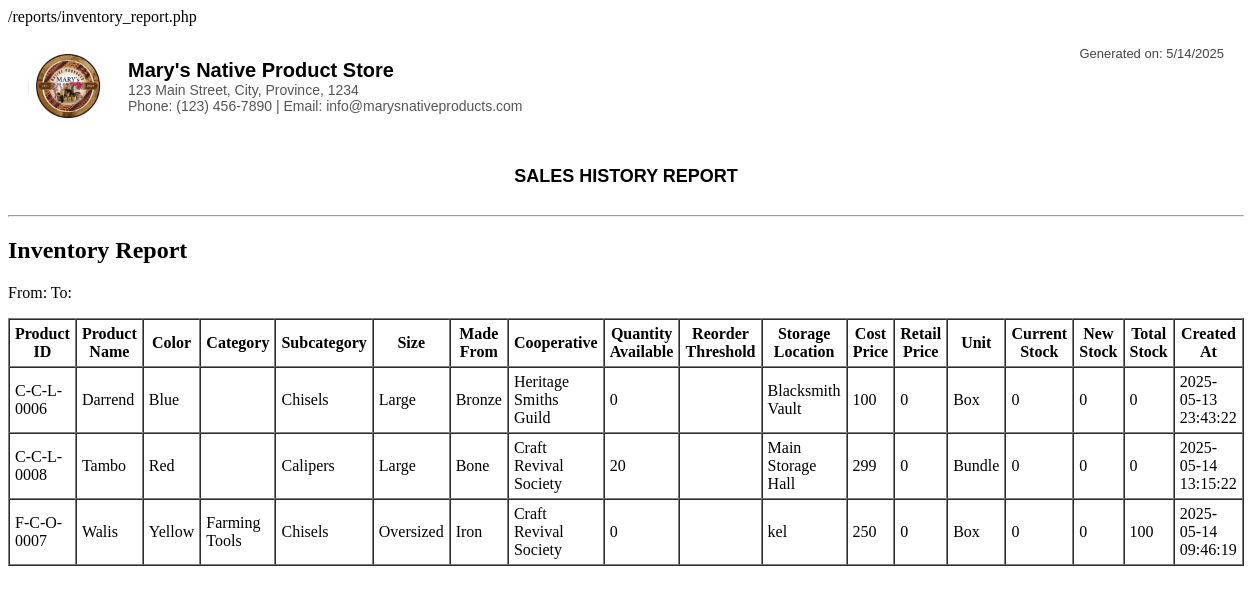
Screenshot of /reports/inventory_report.php (signed in) with the database file from the repository.
### tables this page shows
CREATE TABLE `tblinventory` (
  `inventory_id` int(11) NOT NULL AUTO_INCREMENT,
  `product_id` varchar(128) DEFAULT '',
  `product_name` varchar(128) DEFAULT '',
  `color` varchar(128) DEFAULT '',
  `categoryid` int(11) DEFAULT 0,
  `subcategoryid` int(11) DEFAULT 0,
  `sizesid` int(11) DEFAULT 0,
  `madefromid` int(11) DEFAULT 0,
  `cooperativeid` int(11) DEFAULT 0,
  `qty_available` double DEFAULT 0,
  `reorder_threshold` varchar(128) DEFAULT '',
  `storageid` int(11) DEFAULT 0,
  `cost_price` double DEFAULT 0,
  `retail_price` double DEFAULT 0,
  `unitid` int(11) DEFAULT 0,
  `created_at` timestamp NOT NULL DEFAULT current_timestamp(),
  `current_stock` double DEFAULT 0,
  `current_stock_date` datetime DEFAULT NULL,
  `new_stock` double DEFAULT 0,
  `new_stock_date` datetime DEFAULT NULL,
  `total_stock` double DEFAULT 0,
  PRIMARY KEY (`inventory_id`)
);

CREATE TABLE `tblsubcategory` (
  `subcategoryid` int(11) NOT NULL AUTO_INCREMENT,
  `subcategory` varchar(128) DEFAULT '',
  `is_archived` varchar(128) DEFAULT 'No',
  PRIMARY KEY (`subcategoryid`)
);

CREATE TABLE `tblsizes` (
  `sizesid` int(11) NOT NULL AUTO_INCREMENT,
  `size` varchar(128) DEFAULT '',
  `is_archived` varchar(128) DEFAULT 'No',
  PRIMARY KEY (`sizesid`)
);

CREATE TABLE `tblmadefrom` (
  `madefromid` int(11) NOT NULL AUTO_INCREMENT,
  `madefrom` varchar(128) DEFAULT '',
  `is_archived` varchar(128) DEFAULT 'No',
  PRIMARY KEY (`madefromid`)
);

CREATE TABLE `tblcooperative` (
  `cooperativeid` int(11) NOT NULL AUTO_INCREMENT,
  `cooperative` varchar(128) DEFAULT '',
  `is_archived` varchar(128) DEFAULT 'No',
  PRIMARY KEY (`cooperativeid`)
);

CREATE TABLE `tblstorage` (
  `storageid` int(11) NOT NULL AUTO_INCREMENT,
  `storage` varchar(128) DEFAULT '',
  `is_archived` varchar(128) DEFAULT 'No',
  PRIMARY KEY (`storageid`)
);

CREATE TABLE `tblunit` (
  `unitid` int(11) NOT NULL AUTO_INCREMENT,
  `unit` varchar(128) DEFAULT '',
  `is_archived` varchar(128) DEFAULT 'No',
  PRIMARY KEY (`unitid`)
);

CREATE TABLE `tblcategory` (
  `categoryid` int(11) NOT NULL AUTO_INCREMENT,
  `category` varchar(128) DEFAULT '',
  `is_archived` varchar(128) DEFAULT 'No',
  PRIMARY KEY (`categoryid`)
);

### reports/inventory_report.php (the view, shortened to what this page needs)
<?php
include('../includes/init.php');
include('../header.php');
$from = isset($_GET['from3']) ? mysqli_real_escape_string($db_connection, $_GET['from3']) : '';
$to = isset($_GET['to3']) ? mysqli_real_escape_string($db_connection, $_GET['to3']) : '';
$query = "
    SELECT
        i.product_id,
        i.product_name,
        i.color,
        c.category,
        sc.subcategory,
        s.size,
        mf.madefrom,
        coop.cooperative,
        i.qty_available,
        i.reorder_threshold,
        st.storage,
        i.cost_price,
        i.retail_price,
        u.unit,
        i.current_stock,
        i.new_stock,
        i.total_stock,
        i.inventory_id,
        i.created_at
    FROM tblinventory i
    LEFT JOIN tblcategory c ON i.categoryid = c.categoryid
    LEFT JOIN tblsubcategory sc ON i.subcategoryid = sc.subcategoryid
    LEFT JOIN tblsizes s ON i.sizesid = s.sizesid
    LEFT JOIN tblmadefrom mf ON i.madefromid = mf.madefromid
    LEFT JOIN tblcooperative coop ON i.cooperativeid = coop.cooperativeid
    LEFT JOIN tblstorage st ON i.storageid = st.storageid
    LEFT JOIN tblunit u ON i.unitid = u.unitid
    WHERE 1
";
$query .= " ORDER BY i.product_name ASC";
$result = mysqli_query($db_connection, $query);
?>
<h2>Inventory Report</h2>
<p>From: <?php echo htmlspecialchars($from); ?> To: <?php echo htmlspecialchars($to); ?></p>
<table border="1" cellpadding="5" cellspacing="0">
    <thead>
        <tr>
            <th>Product ID</th>
            <th>Product Name</th>
            <th>Color</th>
            <th>Category</th>
            <th>Subcategory</th>
            <th>Size</th>
            <th>Made From</th>
            <th>Cooperative</th>
            <th>Quantity Available</th>
            <th>Reorder Threshold</th>
            <th>Storage Location</th>
            <th>Cost Price</th>
            <th>Retail Price</th>
            <th>Unit</th>
            <th>Current Stock</th>
            <th>New Stock</th>
            <th>Total Stock</th>
            <th>Created At</th>
        </tr>
    </thead>
    <tbody>
        <?php while ($row = mysqli_fetch_assoc($result)) : ?>
            <tr>
                <td><?= htmlspecialchars($row['product_id']); ?></td>
                <td><?= htmlspecialchars($row['product_name']); ?></td>
                <td><?= htmlspecialchars($row['color']); ?></td>
                <td><?= htmlspecialchars($row['category']); ?></td>
                <td><?= htmlspecialchars($row['subcategory']); ?></td>
                <td><?= htmlspecialchars($row['size']); ?></td>
                <td><?= htmlspecialchars($row['madefrom']); ?></td>
                <td><?= htmlspecialchars($row['cooperative']); ?></td>
                <td><?= htmlspecialchars($row['qty_available']); ?></td>
                <td><?= htmlspecialchars($row['reorder_threshold']); ?></td>
                <td><?= htmlspecialchars($row['storage']); ?></td>
                <td><?= htmlspecialchars($row['cost_price']); ?></td>
                <td><?= htmlspecialchars($row['retail_price']); ?></td>
                <td><?= htmlspecialchars($row['unit']); ?></td>
                <td><?= htmlspecialchars($row['current_stock']); ?></td>
                <td><?= htmlspecialchars($row['new_stock']); ?></td>
                <td><?= htmlspecialchars($row['total_stock']); ?></td>
                <td><?= htmlspecialchars($row['created_at']); ?></td>
            </tr>
        <?php endwhile; ?>
    </tbody>
</table>

### rows the page displays
tblinventory: product "C-C-L-0006", product_name "Darrend", color "Blue", subcategoryid.subcategory "Chisels", sizesid.size "Large", madefromid.madefrom "Bronze", cooperativeid.cooperative "Heritage Smiths Guild", qty_available "0", storageid.storage "Blacksmith Vault", cost_price "100", retail_price "0", unitid.unit "Box", current_stock "0", new_stock "0", total_stock "0", created_at "2025-05-13 23:43:22"
tblinventory: product "C-C-L-0008", product_name "Tambo", color "Red", subcategoryid.subcategory "Calipers", sizesid.size "Large", madefromid.madefrom "Bone", cooperativeid.cooperative "Craft Revival Society", qty_available "20", storageid.storage "Main Storage Hall", cost_price "299", retail_price "0", unitid.unit "Bundle", current_stock "0", new_stock "0", total_stock "0", created_at "2025-05-14 13:15:22"
tblinventory: product "F-C-O-0007", product_name "Walis", color "Yellow", categoryid.category "Farming Tools", subcategoryid.subcategory "Chisels", sizesid.size "Oversized", madefromid.madefrom "Iron", cooperativeid.cooperative "Craft Revival Society", qty_available "0", storageid.storage "kel", cost_price "250", retail_price "0", unitid.unit "Box", current_stock "0", new_stock "0", total_stock "100", created_at "2025-05-14 09:46:19"
